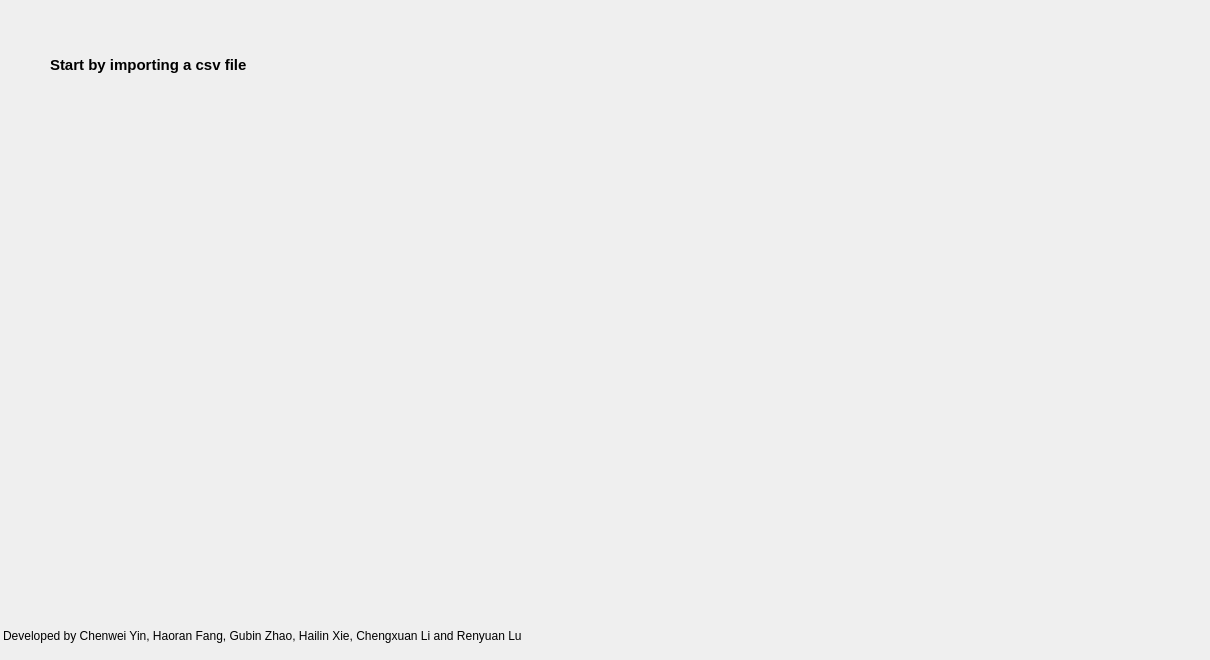
   <widget class="QWidget" name="page">
    <widget class="QLabel" name="label">
     <property name="geometry">
      <rect>
       <x>0</x>
       <y>0</y>
       <width>1201</width>
       <height>651</height>
      </rect>
     </property>
     <property name="text">
      <string/>
     </property>
    </widget>
    <widget class="QLabel" name="label_20">
     <property name="geometry">
      <rect>
       <x>50</x>
       <y>40</y>
       <width>231</width>
       <height>51</height>
      </rect>
     </property>
     <property name="font">
      <font>
       <family>Segoe UI</family>
       <pointsize>11</pointsize>
       <weight>75</weight>
       <bold>true</bold>
      </font>
     </property>
     <property name="text">
      <string>&lt;html&gt;&lt;head/&gt;&lt;body&gt;&lt;p&gt;Start by importing a csv file&lt;/p&gt;&lt;/body&gt;&lt;/html&gt;</string>
     </property>
    </widget>
    <widget class="QLabel" name="arrow">
     <property name="geometry">
      <rect>
       <x>10</x>
       <y>40</y>
       <width>41</width>
       <height>51</height>
      </rect>
     </property>
     <property name="text">
      <string/>
     </property>
    </widget>
    <widget class="QLabel" name="label_2">
     <property name="geometry">
      <rect>
       <x>3</x>
       <y>620</y>
       <width>1191</width>
       <height>31</height>
      </rect>
     </property>
     <property name="font">
      <font>
       <family>Segoe UI</family>
       <weight>50</weight>
       <bold>false</bold>
      </font>
     </property>
     <property name="text">
      <string>Developed by Chenwei Yin, Haoran Fang, Gubin Zhao, Hailin Xie, Chengxuan Li and Renyuan Lu</string>
     </property>
    </widget>
   </widget>
